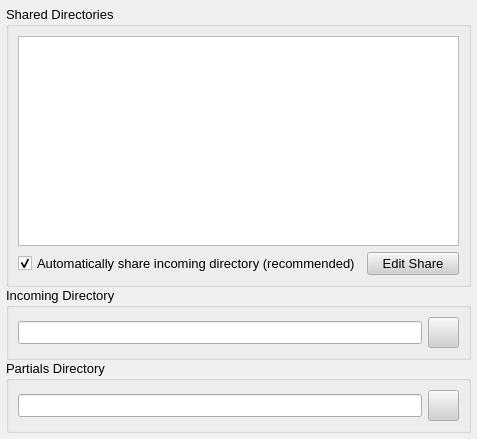
<?xml version="1.0" encoding="UTF-8"?>
<ui version="4.0">
 <class>DirectoriesPage</class>
 <widget class="QWidget" name="DirectoriesPage">
  <property name="geometry">
   <rect>
    <x>0</x>
    <y>0</y>
    <width>477</width>
    <height>439</height>
   </rect>
  </property>
  <property name="sizePolicy">
   <sizepolicy hsizetype="Expanding" vsizetype="Expanding">
    <horstretch>0</horstretch>
    <verstretch>0</verstretch>
   </sizepolicy>
  </property>
  <property name="palette">
   <palette>
    <active>
     <colorrole role="WindowText">
      <brush brushstyle="SolidPattern">
       <color alpha="255">
        <red>0</red>
        <green>0</green>
        <blue>0</blue>
       </color>
      </brush>
     </colorrole>
     <colorrole role="Button">
      <brush brushstyle="SolidPattern">
       <color alpha="255">
        <red>208</red>
        <green>208</green>
        <blue>208</blue>
       </color>
      </brush>
     </colorrole>
     <colorrole role="Light">
      <brush brushstyle="SolidPattern">
       <color alpha="255">
        <red>255</red>
        <green>255</green>
        <blue>255</blue>
       </color>
      </brush>
     </colorrole>
     <colorrole role="Midlight">
      <brush brushstyle="SolidPattern">
       <color alpha="255">
        <red>247</red>
        <green>247</green>
        <blue>247</blue>
       </color>
      </brush>
     </colorrole>
     <colorrole role="Dark">
      <brush brushstyle="SolidPattern">
       <color alpha="255">
        <red>104</red>
        <green>104</green>
        <blue>104</blue>
       </color>
      </brush>
     </colorrole>
     <colorrole role="Mid">
      <brush brushstyle="SolidPattern">
       <color alpha="255">
        <red>139</red>
        <green>139</green>
        <blue>139</blue>
       </color>
      </brush>
     </colorrole>
     <colorrole role="Text">
      <brush brushstyle="SolidPattern">
       <color alpha="255">
        <red>0</red>
        <green>0</green>
        <blue>0</blue>
       </color>
      </brush>
     </colorrole>
     <colorrole role="BrightText">
      <brush brushstyle="SolidPattern">
       <color alpha="255">
        <red>255</red>
        <green>255</green>
        <blue>255</blue>
       </color>
      </brush>
     </colorrole>
     <colorrole role="ButtonText">
      <brush brushstyle="SolidPattern">
       <color alpha="255">
        <red>0</red>
        <green>0</green>
        <blue>0</blue>
       </color>
      </brush>
     </colorrole>
     <colorrole role="Base">
      <brush brushstyle="SolidPattern">
       <color alpha="255">
        <red>255</red>
        <green>255</green>
        <blue>255</blue>
       </color>
      </brush>
     </colorrole>
     <colorrole role="Window">
      <brush brushstyle="SolidPattern">
       <color alpha="255">
        <red>240</red>
        <green>240</green>
        <blue>240</blue>
       </color>
      </brush>
     </colorrole>
     <colorrole role="Shadow">
      <brush brushstyle="SolidPattern">
       <color alpha="255">
        <red>0</red>
        <green>0</green>
        <blue>0</blue>
       </color>
      </brush>
     </colorrole>
     <colorrole role="Highlight">
      <brush brushstyle="SolidPattern">
       <color alpha="255">
        <red>0</red>
        <green>0</green>
        <blue>128</blue>
       </color>
      </brush>
     </colorrole>
     <colorrole role="HighlightedText">
      <brush brushstyle="SolidPattern">
       <color alpha="255">
        <red>255</red>
        <green>255</green>
        <blue>255</blue>
       </color>
      </brush>
     </colorrole>
     <colorrole role="Link">
      <brush brushstyle="SolidPattern">
       <color alpha="255">
        <red>0</red>
        <green>0</green>
        <blue>255</blue>
       </color>
      </brush>
     </colorrole>
     <colorrole role="LinkVisited">
      <brush brushstyle="SolidPattern">
       <color alpha="255">
        <red>255</red>
        <green>0</green>
        <blue>255</blue>
       </color>
      </brush>
     </colorrole>
     <colorrole role="AlternateBase">
      <brush brushstyle="SolidPattern">
       <color alpha="255">
        <red>231</red>
        <green>231</green>
        <blue>231</blue>
       </color>
      </brush>
     </colorrole>
    </active>
    <inactive>
     <colorrole role="WindowText">
      <brush brushstyle="SolidPattern">
       <color alpha="255">
        <red>0</red>
        <green>0</green>
        <blue>0</blue>
       </color>
      </brush>
     </colorrole>
     <colorrole role="Button">
      <brush brushstyle="SolidPattern">
       <color alpha="255">
        <red>208</red>
        <green>208</green>
        <blue>208</blue>
       </color>
      </brush>
     </colorrole>
     <colorrole role="Light">
      <brush brushstyle="SolidPattern">
       <color alpha="255">
        <red>255</red>
        <green>255</green>
        <blue>255</blue>
       </color>
      </brush>
     </colorrole>
     <colorrole role="Midlight">
      <brush brushstyle="SolidPattern">
       <color alpha="255">
        <red>247</red>
        <green>247</green>
        <blue>247</blue>
       </color>
      </brush>
     </colorrole>
     <colorrole role="Dark">
      <brush brushstyle="SolidPattern">
       <color alpha="255">
        <red>104</red>
        <green>104</green>
        <blue>104</blue>
       </color>
      </brush>
     </colorrole>
     <colorrole role="Mid">
      <brush brushstyle="SolidPattern">
       <color alpha="255">
        <red>139</red>
        <green>139</green>
        <blue>139</blue>
       </color>
      </brush>
     </colorrole>
     <colorrole role="Text">
      <brush brushstyle="SolidPattern">
       <color alpha="255">
        <red>0</red>
        <green>0</green>
        <blue>0</blue>
       </color>
      </brush>
     </colorrole>
     <colorrole role="BrightText">
      <brush brushstyle="SolidPattern">
       <color alpha="255">
        <red>255</red>
        <green>255</green>
        <blue>255</blue>
       </color>
      </brush>
     </colorrole>
     <colorrole role="ButtonText">
      <brush brushstyle="SolidPattern">
       <color alpha="255">
        <red>0</red>
        <green>0</green>
        <blue>0</blue>
       </color>
      </brush>
     </colorrole>
     <colorrole role="Base">
      <brush brushstyle="SolidPattern">
       <color alpha="255">
        <red>255</red>
        <green>255</green>
        <blue>255</blue>
       </color>
      </brush>
     </colorrole>
     <colorrole role="Window">
      <brush brushstyle="SolidPattern">
       <color alpha="255">
        <red>240</red>
        <green>240</green>
        <blue>240</blue>
       </color>
      </brush>
     </colorrole>
     <colorrole role="Shadow">
      <brush brushstyle="SolidPattern">
       <color alpha="255">
        <red>0</red>
        <green>0</green>
        <blue>0</blue>
       </color>
      </brush>
     </colorrole>
     <colorrole role="Highlight">
      <brush brushstyle="SolidPattern">
       <color alpha="255">
        <red>192</red>
        <green>192</green>
        <blue>192</blue>
       </color>
      </brush>
     </colorrole>
     <colorrole role="HighlightedText">
      <brush brushstyle="SolidPattern">
       <color alpha="255">
        <red>0</red>
        <green>0</green>
        <blue>0</blue>
       </color>
      </brush>
     </colorrole>
     <colorrole role="Link">
      <brush brushstyle="SolidPattern">
       <color alpha="255">
        <red>0</red>
        <green>0</green>
        <blue>255</blue>
       </color>
      </brush>
     </colorrole>
     <colorrole role="LinkVisited">
      <brush brushstyle="SolidPattern">
       <color alpha="255">
        <red>255</red>
        <green>0</green>
        <blue>255</blue>
       </color>
      </brush>
     </colorrole>
     <colorrole role="AlternateBase">
      <brush brushstyle="SolidPattern">
       <color alpha="255">
        <red>231</red>
        <green>231</green>
        <blue>231</blue>
       </color>
      </brush>
     </colorrole>
    </inactive>
    <disabled>
     <colorrole role="WindowText">
      <brush brushstyle="SolidPattern">
       <color alpha="255">
        <red>104</red>
        <green>104</green>
        <blue>104</blue>
       </color>
      </brush>
     </colorrole>
     <colorrole role="Button">
      <brush brushstyle="SolidPattern">
       <color alpha="255">
        <red>208</red>
        <green>208</green>
        <blue>208</blue>
       </color>
      </brush>
     </colorrole>
     <colorrole role="Light">
      <brush brushstyle="SolidPattern">
       <color alpha="255">
        <red>255</red>
        <green>255</green>
        <blue>255</blue>
       </color>
      </brush>
     </colorrole>
     <colorrole role="Midlight">
      <brush brushstyle="SolidPattern">
       <color alpha="255">
        <red>247</red>
        <green>247</green>
        <blue>247</blue>
       </color>
      </brush>
     </colorrole>
     <colorrole role="Dark">
      <brush brushstyle="SolidPattern">
       <color alpha="255">
        <red>104</red>
        <green>104</green>
        <blue>104</blue>
       </color>
      </brush>
     </colorrole>
     <colorrole role="Mid">
      <brush brushstyle="SolidPattern">
       <color alpha="255">
        <red>139</red>
        <green>139</green>
        <blue>139</blue>
       </color>
      </brush>
     </colorrole>
     <colorrole role="Text">
      <brush brushstyle="SolidPattern">
       <color alpha="255">
        <red>104</red>
        <green>104</green>
        <blue>104</blue>
       </color>
      </brush>
     </colorrole>
     <colorrole role="BrightText">
      <brush brushstyle="SolidPattern">
       <color alpha="255">
        <red>255</red>
        <green>255</green>
        <blue>255</blue>
       </color>
      </brush>
     </colorrole>
     <colorrole role="ButtonText">
      <brush brushstyle="SolidPattern">
       <color alpha="255">
        <red>104</red>
        <green>104</green>
        <blue>104</blue>
       </color>
      </brush>
     </colorrole>
     <colorrole role="Base">
      <brush brushstyle="SolidPattern">
       <color alpha="255">
        <red>240</red>
        <green>240</green>
        <blue>240</blue>
       </color>
      </brush>
     </colorrole>
     <colorrole role="Window">
      <brush brushstyle="SolidPattern">
       <color alpha="255">
        <red>240</red>
        <green>240</green>
        <blue>240</blue>
       </color>
      </brush>
     </colorrole>
     <colorrole role="Shadow">
      <brush brushstyle="SolidPattern">
       <color alpha="255">
        <red>0</red>
        <green>0</green>
        <blue>0</blue>
       </color>
      </brush>
     </colorrole>
     <colorrole role="Highlight">
      <brush brushstyle="SolidPattern">
       <color alpha="255">
        <red>0</red>
        <green>0</green>
        <blue>128</blue>
       </color>
      </brush>
     </colorrole>
     <colorrole role="HighlightedText">
      <brush brushstyle="SolidPattern">
       <color alpha="255">
        <red>255</red>
        <green>255</green>
        <blue>255</blue>
       </color>
      </brush>
     </colorrole>
     <colorrole role="Link">
      <brush brushstyle="SolidPattern">
       <color alpha="255">
        <red>0</red>
        <green>0</green>
        <blue>255</blue>
       </color>
      </brush>
     </colorrole>
     <colorrole role="LinkVisited">
      <brush brushstyle="SolidPattern">
       <color alpha="255">
        <red>255</red>
        <green>0</green>
        <blue>255</blue>
       </color>
      </brush>
     </colorrole>
     <colorrole role="AlternateBase">
      <brush brushstyle="SolidPattern">
       <color alpha="255">
        <red>231</red>
        <green>231</green>
        <blue>231</blue>
       </color>
      </brush>
     </colorrole>
    </disabled>
   </palette>
  </property>
  <property name="font">
   <font>
    <family>Arial</family>
    <pointsize>10</pointsize>
    <weight>50</weight>
    <italic>false</italic>
    <bold>false</bold>
    <underline>false</underline>
    <strikeout>false</strikeout>
   </font>
  </property>
  <property name="mouseTracking">
   <bool>true</bool>
  </property>
  <property name="contextMenuPolicy">
   <enum>Qt::NoContextMenu</enum>
  </property>
  <layout class="QGridLayout">
   <property name="margin">
    <number>6</number>
   </property>
   <property name="spacing">
    <number>0</number>
   </property>
   <item row="1" column="0">
    <widget class="QGroupBox" name="groupBox_2">
     <property name="title">
      <string>Incoming Directory</string>
     </property>
     <layout class="QGridLayout">
      <item row="0" column="0">
       <widget class="QLineEdit" name="incomingDir">
        <property name="readOnly">
         <bool>true</bool>
        </property>
       </widget>
      </item>
      <item row="0" column="1">
       <widget class="QPushButton" name="incomingButton">
        <property name="minimumSize">
         <size>
          <width>31</width>
          <height>31</height>
         </size>
        </property>
        <property name="maximumSize">
         <size>
          <width>31</width>
          <height>31</height>
         </size>
        </property>
        <property name="text">
         <string/>
        </property>
        <property name="icon">
         <iconset resource="../images.qrc">
          <normaloff>:/images/directoryselect_24x24_shadow.png</normaloff>:/images/directoryselect_24x24_shadow.png</iconset>
        </property>
        <property name="iconSize">
         <size>
          <width>24</width>
          <height>24</height>
         </size>
        </property>
       </widget>
      </item>
     </layout>
    </widget>
   </item>
   <item row="2" column="0">
    <widget class="QGroupBox" name="groupBox_3">
     <property name="title">
      <string>Partials Directory</string>
     </property>
     <layout class="QGridLayout">
      <item row="0" column="0">
       <widget class="QLineEdit" name="partialsDir">
        <property name="readOnly">
         <bool>true</bool>
        </property>
       </widget>
      </item>
      <item row="0" column="1">
       <widget class="QPushButton" name="partialButton">
        <property name="minimumSize">
         <size>
          <width>31</width>
          <height>31</height>
         </size>
        </property>
        <property name="maximumSize">
         <size>
          <width>31</width>
          <height>31</height>
         </size>
        </property>
        <property name="text">
         <string/>
        </property>
        <property name="icon">
         <iconset resource="../images.qrc">
          <normaloff>:/images/directoryselect_24x24_shadow.png</normaloff>:/images/directoryselect_24x24_shadow.png</iconset>
        </property>
        <property name="iconSize">
         <size>
          <width>24</width>
          <height>24</height>
         </size>
        </property>
       </widget>
      </item>
     </layout>
    </widget>
   </item>
   <item row="0" column="0">
    <widget class="QGroupBox" name="groupBox">
     <property name="title">
      <string>Shared Directories</string>
     </property>
     <layout class="QGridLayout" name="gridLayout">
      <item row="0" column="0" colspan="2">
       <widget class="QListWidget" name="dirList"/>
      </item>
      <item row="1" column="0">
       <widget class="QCheckBox" name="checkBox">
        <property name="enabled">
         <bool>true</bool>
        </property>
        <property name="text">
         <string>Automatically share incoming directory (recommended)</string>
        </property>
        <property name="checked">
         <bool>true</bool>
        </property>
       </widget>
      </item>
      <item row="1" column="1">
       <widget class="QPushButton" name="editButton">
        <property name="text">
         <string>Edit Share</string>
        </property>
       </widget>
      </item>
     </layout>
    </widget>
   </item>
  </layout>
 </widget>
 <tabstops>
  <tabstop>incomingDir</tabstop>
  <tabstop>incomingButton</tabstop>
  <tabstop>dirList</tabstop>
 </tabstops>
 <resources>
  <include location="../images.qrc"/>
 </resources>
 <connections/>
</ui>
